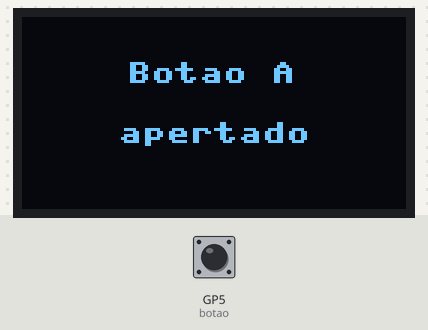
Simulated run of this program. Board: Raspberry Pi Pico running MicroPython. Parts: 128×64 one-colour display. Inputs (shaded band) come from the test bench; at power-on: GP5 (botao) HIGH.

1.3 s: GP5 (botao) pulled LOW for 0.15 s
Above: at 1.47 s.
3.0 s: GP5 (botao) pulled LOW for 3.2 s
Timing chart, 0 to 6.0 s (numbered marks = the images above; inputs shaded):
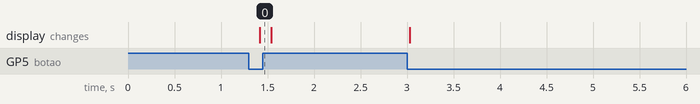

Measured:
- after the input at 1.3 s, the display: changes after 0.12 s (image 0)

The program:

05_botao_na_tela.py
```python
from machine import Pin, I2C
from ssd1306 import SSD1306_I2C
import time

botao = Pin(5, Pin.IN, Pin.PULL_UP) #botao A
i2c = I2C(1, scl=Pin(3), sda=Pin(2), freq=400000)
oled = SSD1306_I2C(128, 64, i2c)

while True:
    oled.fill(0)
    oled.text("Botao A", 35, 15)
    oled.text("apertado" if botao.value() == 0 else "solto", 32, 35)
    oled.show()
    time.sleep_ms(100)
```
